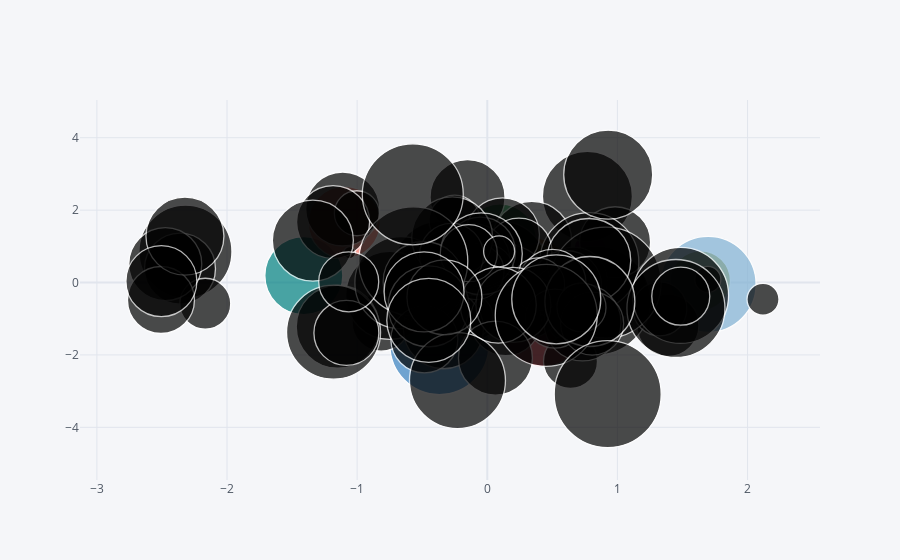

The notebook cell this image was saved under:
### Code cell
df.iplot(kind = 'bubble' , x = "A" , y = "B" ,size = "C")
